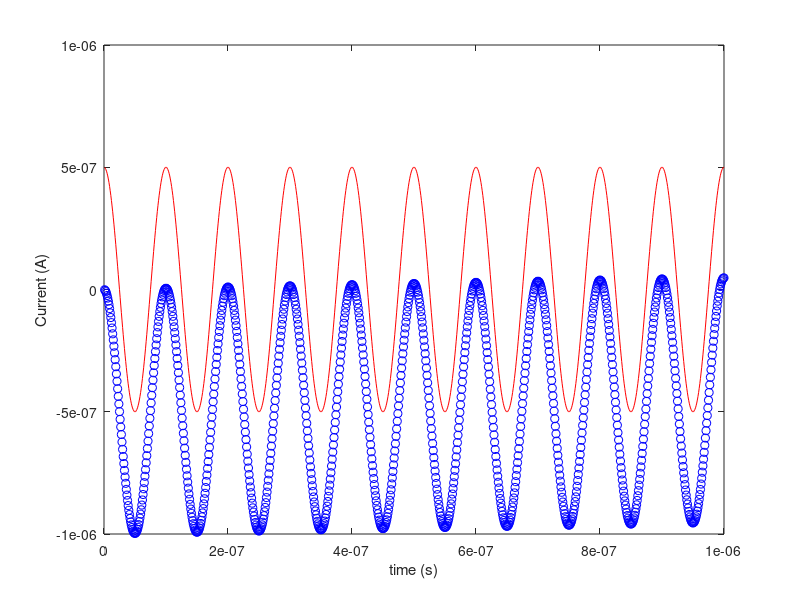

MATLAB code for this plot:
clear all;


R = 2e6; % Ohm
C = 5e-12; % F
freq = 10000000e0; % Hz
dt = 1/freq/100; % 0.01 of a period
w = 2*pi*freq
A = zeros(5,5);
A = [0 0 0 1 0;
     0 1 0 -C/dt C/dt;
     0 0 1 0 -1/R;
     1 1 0 0 0;
     0 -1 1 0 0;];

b = zeros(5,1);
sol = [0 0 0 1 0]';
N = 1000;
for i=1:N
 t = i*dt;
 sol_old = sol;
 b(1,1) = cos(2*pi*freq*t);
 b(2,1) = -C/dt*(sol_old(4,1)-sol_old(5,1));
 sol = A \ b;
 Curr(i) = sol(2);
 time(i) = t;
end

I_ana = ((w.^2.*R.*C.^2)./(1+(w.*R.*C).^2)).*cos(w.*time) - ((w.*C)./(1+(w.*R.*C).^2)).*sin(w.*time);

figure(345)
plot(time, Curr,'bo', time, I_ana,'r-')
xlabel('time (s)')
ylabel('Current (A)')
